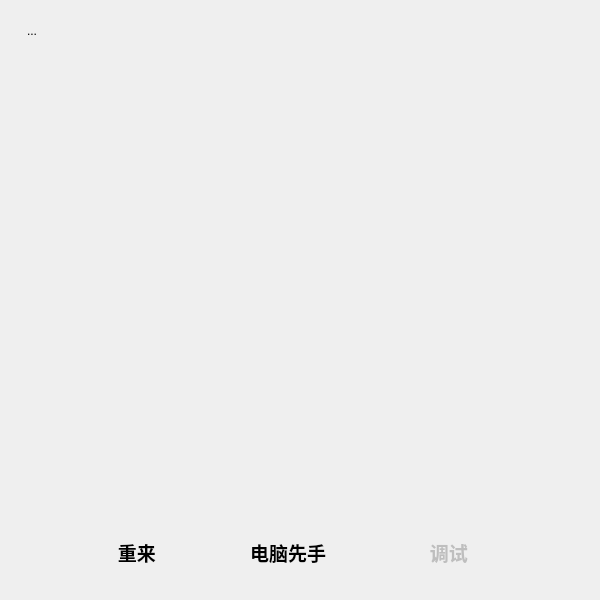
<?xml version="1.0" encoding="UTF-8"?>
<ui version="4.0">
 <class>Widget</class>
 <widget class="QWidget" name="Widget">
  <property name="geometry">
   <rect>
    <x>0</x>
    <y>0</y>
    <width>600</width>
    <height>600</height>
   </rect>
  </property>
  <property name="minimumSize">
   <size>
    <width>600</width>
    <height>600</height>
   </size>
  </property>
  <property name="maximumSize">
   <size>
    <width>600</width>
    <height>600</height>
   </size>
  </property>
  <property name="windowTitle">
   <string>Widget</string>
  </property>
  <layout class="QHBoxLayout" name="horizontalLayout_3">
   <item>
    <widget class="QStackedWidget" name="stackedWidget">
     <property name="currentIndex">
      <number>1</number>
     </property>
     <widget class="QWidget" name="page">
      <layout class="QVBoxLayout" name="verticalLayout">
       <item>
        <widget class="QLabel" name="label">
         <property name="sizePolicy">
          <sizepolicy hsizetype="Preferred" vsizetype="Preferred">
           <horstretch>0</horstretch>
           <verstretch>4</verstretch>
          </sizepolicy>
         </property>
         <property name="font">
          <font>
           <family>微软雅黑</family>
           <pointsize>24</pointsize>
           <weight>75</weight>
           <bold>true</bold>
          </font>
         </property>
         <property name="text">
          <string>五子棋游戏</string>
         </property>
         <property name="alignment">
          <set>Qt::AlignCenter</set>
         </property>
        </widget>
       </item>
       <item>
        <widget class="QWidget" name="widget_2" native="true">
         <property name="sizePolicy">
          <sizepolicy hsizetype="Preferred" vsizetype="Preferred">
           <horstretch>0</horstretch>
           <verstretch>3</verstretch>
          </sizepolicy>
         </property>
         <layout class="QHBoxLayout" name="horizontalLayout_4">
          <item>
           <widget class="QLabel" name="gifLabel">
            <property name="statusTip">
             <string notr="true"/>
            </property>
            <property name="text">
             <string/>
            </property>
            <property name="scaledContents">
             <bool>true</bool>
            </property>
            <property name="alignment">
             <set>Qt::AlignCenter</set>
            </property>
           </widget>
          </item>
         </layout>
        </widget>
       </item>
       <item>
        <widget class="QWidget" name="widget_3" native="true">
         <property name="sizePolicy">
          <sizepolicy hsizetype="Preferred" vsizetype="Preferred">
           <horstretch>0</horstretch>
           <verstretch>1</verstretch>
          </sizepolicy>
         </property>
         <layout class="QHBoxLayout" name="horizontalLayout_2">
          <item>
           <spacer name="horizontalSpacer">
            <property name="orientation">
             <enum>Qt::Horizontal</enum>
            </property>
            <property name="sizeType">
             <enum>QSizePolicy::Fixed</enum>
            </property>
            <property name="sizeHint" stdset="0">
             <size>
              <width>160</width>
              <height>20</height>
             </size>
            </property>
           </spacer>
          </item>
          <item>
           <widget class="QPushButton" name="pushButton">
            <property name="sizePolicy">
             <sizepolicy hsizetype="Preferred" vsizetype="Minimum">
              <horstretch>0</horstretch>
              <verstretch>0</verstretch>
             </sizepolicy>
            </property>
            <property name="font">
             <font>
              <family>微软雅黑</family>
              <pointsize>17</pointsize>
              <weight>75</weight>
              <bold>true</bold>
             </font>
            </property>
            <property name="text">
             <string>开始游戏</string>
            </property>
           </widget>
          </item>
          <item>
           <spacer name="horizontalSpacer_2">
            <property name="orientation">
             <enum>Qt::Horizontal</enum>
            </property>
            <property name="sizeType">
             <enum>QSizePolicy::Fixed</enum>
            </property>
            <property name="sizeHint" stdset="0">
             <size>
              <width>160</width>
              <height>20</height>
             </size>
            </property>
           </spacer>
          </item>
         </layout>
        </widget>
       </item>
      </layout>
     </widget>
     <widget class="QWidget" name="page_2">
      <layout class="QVBoxLayout" name="verticalLayout_2">
       <item>
        <widget class="QWidget" name="widget_4" native="true">
         <layout class="QHBoxLayout" name="horizontalLayout_5">
          <property name="leftMargin">
           <number>0</number>
          </property>
          <property name="topMargin">
           <number>0</number>
          </property>
          <property name="rightMargin">
           <number>0</number>
          </property>
          <property name="bottomMargin">
           <number>0</number>
          </property>
          <item>
           <widget class="QToolButton" name="returnButton">
            <property name="text">
             <string>...</string>
            </property>
            <property name="icon">
             <iconset resource="res/res.qrc">
              <normaloff>:/returnArrow.png</normaloff>:/returnArrow.png</iconset>
            </property>
            <property name="autoRaise">
             <bool>true</bool>
            </property>
           </widget>
          </item>
          <item>
           <spacer name="horizontalSpacer_3">
            <property name="orientation">
             <enum>Qt::Horizontal</enum>
            </property>
            <property name="sizeHint" stdset="0">
             <size>
              <width>40</width>
              <height>20</height>
             </size>
            </property>
           </spacer>
          </item>
         </layout>
        </widget>
       </item>
       <item>
        <widget class="QWidget" name="widget_5" native="true">
         <property name="sizePolicy">
          <sizepolicy hsizetype="Preferred" vsizetype="Preferred">
           <horstretch>0</horstretch>
           <verstretch>8</verstretch>
          </sizepolicy>
         </property>
         <property name="minimumSize">
          <size>
           <width>540</width>
           <height>471</height>
          </size>
         </property>
         <property name="maximumSize">
          <size>
           <width>540</width>
           <height>471</height>
          </size>
         </property>
         <layout class="QHBoxLayout" name="horizontalLayout_6">
          <item>
           <widget class="QLabel" name="label_2">
            <property name="sizePolicy">
             <sizepolicy hsizetype="Fixed" vsizetype="Fixed">
              <horstretch>0</horstretch>
              <verstretch>0</verstretch>
             </sizepolicy>
            </property>
            <property name="text">
             <string/>
            </property>
            <property name="alignment">
             <set>Qt::AlignCenter</set>
            </property>
           </widget>
          </item>
         </layout>
        </widget>
       </item>
       <item>
        <widget class="QWidget" name="widget_6" native="true">
         <property name="sizePolicy">
          <sizepolicy hsizetype="Preferred" vsizetype="Preferred">
           <horstretch>0</horstretch>
           <verstretch>1</verstretch>
          </sizepolicy>
         </property>
         <layout class="QHBoxLayout" name="horizontalLayout_7">
          <item>
           <widget class="QToolButton" name="againButton">
            <property name="font">
             <font>
              <family>微软雅黑</family>
              <pointsize>14</pointsize>
              <weight>75</weight>
              <bold>true</bold>
             </font>
            </property>
            <property name="text">
             <string>  重来</string>
            </property>
            <property name="icon">
             <iconset resource="res/res.qrc">
              <normaloff>:/again.png</normaloff>:/again.png</iconset>
            </property>
            <property name="toolButtonStyle">
             <enum>Qt::ToolButtonTextBesideIcon</enum>
            </property>
            <property name="autoRaise">
             <bool>true</bool>
            </property>
           </widget>
          </item>
          <item>
           <widget class="QToolButton" name="comFirstButton">
            <property name="font">
             <font>
              <family>微软雅黑</family>
              <pointsize>14</pointsize>
              <weight>75</weight>
              <bold>true</bold>
             </font>
            </property>
            <property name="text">
             <string>电脑先手</string>
            </property>
            <property name="autoRaise">
             <bool>true</bool>
            </property>
           </widget>
          </item>
          <item>
           <widget class="QToolButton" name="debugButton">
            <property name="enabled">
             <bool>false</bool>
            </property>
            <property name="font">
             <font>
              <family>微软雅黑</family>
              <pointsize>14</pointsize>
              <weight>75</weight>
              <bold>true</bold>
             </font>
            </property>
            <property name="text">
             <string>  调试</string>
            </property>
            <property name="icon">
             <iconset resource="res/res.qrc">
              <normaloff>:/debug.png</normaloff>:/debug.png</iconset>
            </property>
            <property name="checkable">
             <bool>false</bool>
            </property>
            <property name="toolButtonStyle">
             <enum>Qt::ToolButtonTextBesideIcon</enum>
            </property>
            <property name="autoRaise">
             <bool>true</bool>
            </property>
           </widget>
          </item>
         </layout>
        </widget>
       </item>
      </layout>
     </widget>
     <widget class="QWidget" name="page_3">
      <layout class="QVBoxLayout" name="verticalLayout_3">
       <item>
        <widget class="QWidget" name="widget_9" native="true">
         <layout class="QHBoxLayout" name="horizontalLayout_10">
          <property name="leftMargin">
           <number>0</number>
          </property>
          <property name="topMargin">
           <number>0</number>
          </property>
          <property name="rightMargin">
           <number>0</number>
          </property>
          <property name="bottomMargin">
           <number>0</number>
          </property>
          <item>
           <widget class="QToolButton" name="returnlButton2">
            <property name="text">
             <string>...</string>
            </property>
            <property name="icon">
             <iconset resource="res/res.qrc">
              <normaloff>:/returnArrow.png</normaloff>:/returnArrow.png</iconset>
            </property>
            <property name="autoRaise">
             <bool>true</bool>
            </property>
           </widget>
          </item>
          <item>
           <spacer name="horizontalSpacer_4">
            <property name="orientation">
             <enum>Qt::Horizontal</enum>
            </property>
            <property name="sizeHint" stdset="0">
             <size>
              <width>40</width>
              <height>20</height>
             </size>
            </property>
           </spacer>
          </item>
         </layout>
        </widget>
       </item>
       <item>
        <widget class="QWidget" name="widget_7" native="true">
         <property name="sizePolicy">
          <sizepolicy hsizetype="Preferred" vsizetype="Preferred">
           <horstretch>0</horstretch>
           <verstretch>8</verstretch>
          </sizepolicy>
         </property>
         <property name="minimumSize">
          <size>
           <width>540</width>
           <height>471</height>
          </size>
         </property>
         <property name="maximumSize">
          <size>
           <width>540</width>
           <height>471</height>
          </size>
         </property>
         <layout class="QHBoxLayout" name="horizontalLayout_8">
          <item>
           <widget class="QLabel" name="label_3">
            <property name="sizePolicy">
             <sizepolicy hsizetype="Fixed" vsizetype="Fixed">
              <horstretch>0</horstretch>
              <verstretch>0</verstretch>
             </sizepolicy>
            </property>
            <property name="text">
             <string/>
            </property>
            <property name="alignment">
             <set>Qt::AlignCenter</set>
            </property>
           </widget>
          </item>
         </layout>
        </widget>
       </item>
       <item>
        <widget class="QWidget" name="widget_8" native="true">
         <property name="sizePolicy">
          <sizepolicy hsizetype="Preferred" vsizetype="Preferred">
           <horstretch>0</horstretch>
           <verstretch>1</verstretch>
          </sizepolicy>
         </property>
         <layout class="QHBoxLayout" name="horizontalLayout_9">
          <item>
           <widget class="QToolButton" name="againButton2">
            <property name="font">
             <font>
              <family>微软雅黑</family>
              <pointsize>14</pointsize>
              <weight>75</weight>
              <bold>true</bold>
             </font>
            </property>
            <property name="text">
             <string>  重来</string>
            </property>
            <property name="icon">
             <iconset resource="res/res.qrc">
              <normaloff>:/again.png</normaloff>:/again.png</iconset>
            </property>
            <property name="toolButtonStyle">
             <enum>Qt::ToolButtonTextBesideIcon</enum>
            </property>
            <property name="autoRaise">
             <bool>true</bool>
            </property>
           </widget>
          </item>
          <item>
           <widget class="QToolButton" name="scoreButton">
            <property name="font">
             <font>
              <family>微软雅黑</family>
              <pointsize>14</pointsize>
              <weight>75</weight>
              <bold>true</bold>
             </font>
            </property>
            <property name="text">
             <string>打分</string>
            </property>
            <property name="icon">
             <iconset resource="res/res.qrc">
              <normaloff>:/score.png</normaloff>:/score.png</iconset>
            </property>
            <property name="toolButtonStyle">
             <enum>Qt::ToolButtonTextBesideIcon</enum>
            </property>
            <property name="autoRaise">
             <bool>true</bool>
            </property>
           </widget>
          </item>
          <item>
           <widget class="QToolButton" name="whiteButton">
            <property name="font">
             <font>
              <family>微软雅黑</family>
              <pointsize>14</pointsize>
              <weight>75</weight>
              <bold>true</bold>
             </font>
            </property>
            <property name="text">
             <string>  白棋</string>
            </property>
            <property name="icon">
             <iconset resource="res/res.qrc">
              <normaloff>:/batman.png</normaloff>:/batman.png</iconset>
            </property>
            <property name="toolButtonStyle">
             <enum>Qt::ToolButtonTextBesideIcon</enum>
            </property>
            <property name="autoRaise">
             <bool>true</bool>
            </property>
           </widget>
          </item>
          <item>
           <widget class="QToolButton" name="blackButton">
            <property name="font">
             <font>
              <family>微软雅黑</family>
              <pointsize>14</pointsize>
              <weight>75</weight>
              <bold>true</bold>
             </font>
            </property>
            <property name="text">
             <string>  黑棋</string>
            </property>
            <property name="icon">
             <iconset resource="res/res.qrc">
              <normaloff>:/black.png</normaloff>:/black.png</iconset>
            </property>
            <property name="toolButtonStyle">
             <enum>Qt::ToolButtonTextBesideIcon</enum>
            </property>
            <property name="autoRaise">
             <bool>true</bool>
            </property>
           </widget>
          </item>
         </layout>
        </widget>
       </item>
      </layout>
     </widget>
    </widget>
   </item>
   <item>
    <widget class="QWidget" name="widget" native="true">
     <property name="font">
      <font>
       <family>微软雅黑</family>
       <weight>75</weight>
       <bold>true</bold>
      </font>
     </property>
     <layout class="QHBoxLayout" name="horizontalLayout"/>
    </widget>
   </item>
  </layout>
 </widget>
 <resources>
  <include location="res/res.qrc"/>
 </resources>
 <connections/>
</ui>
